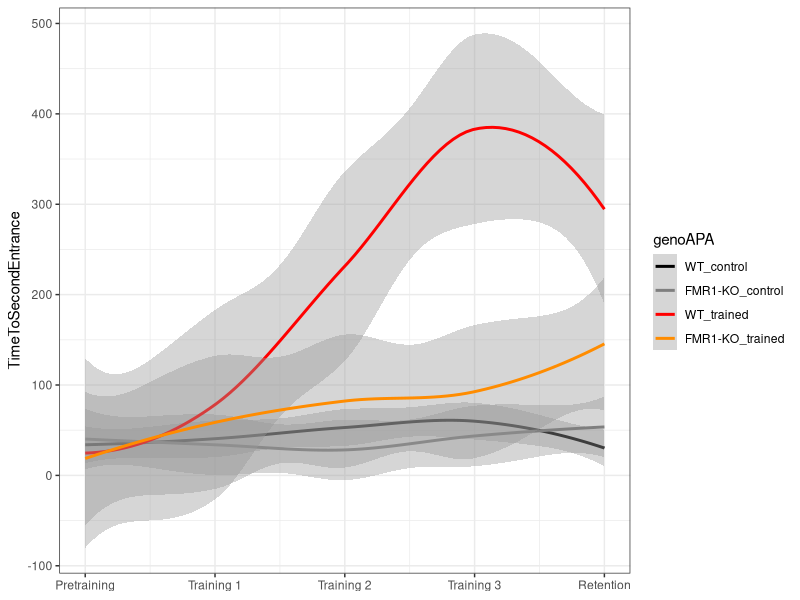
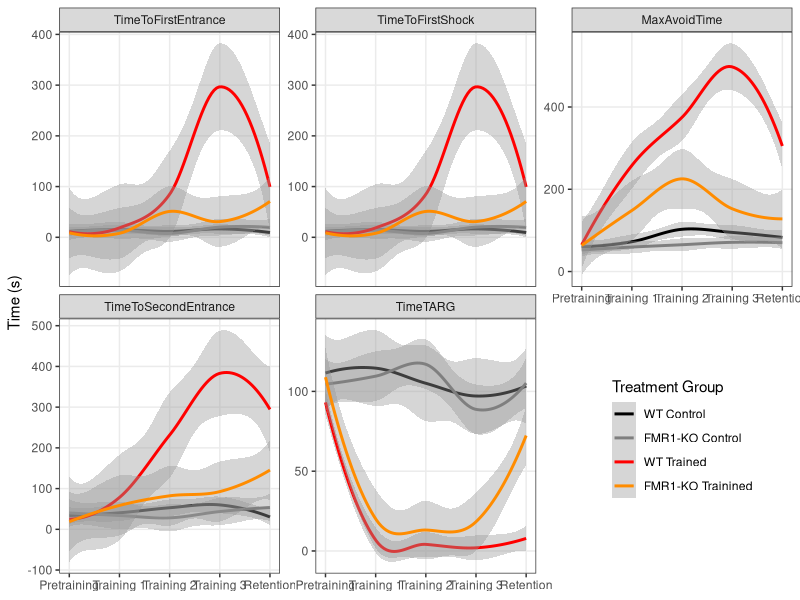
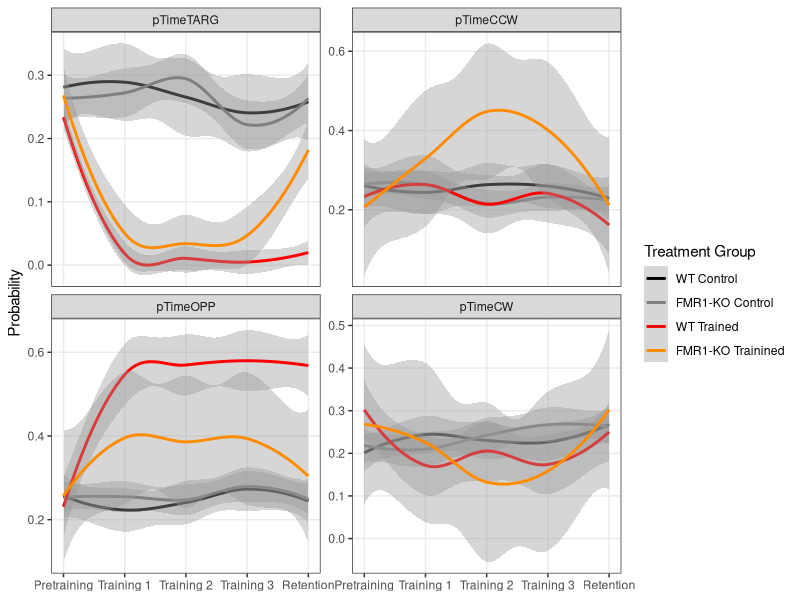
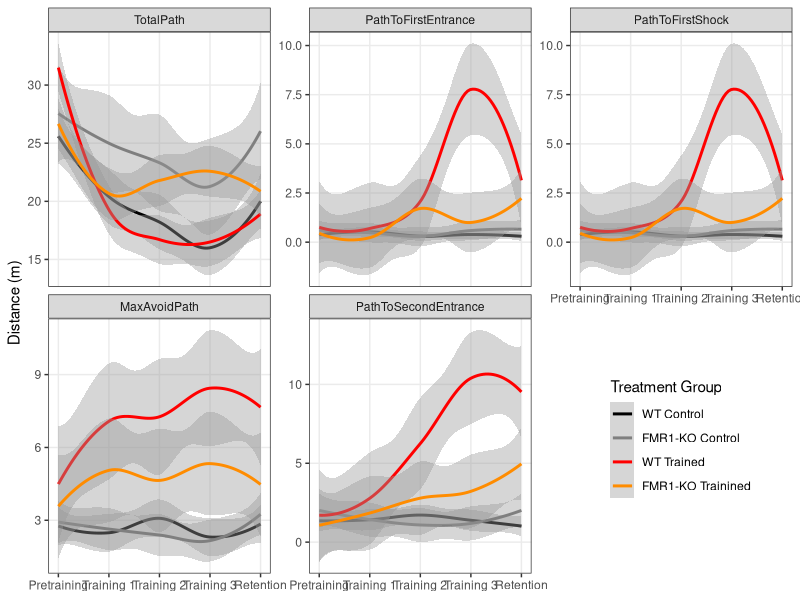
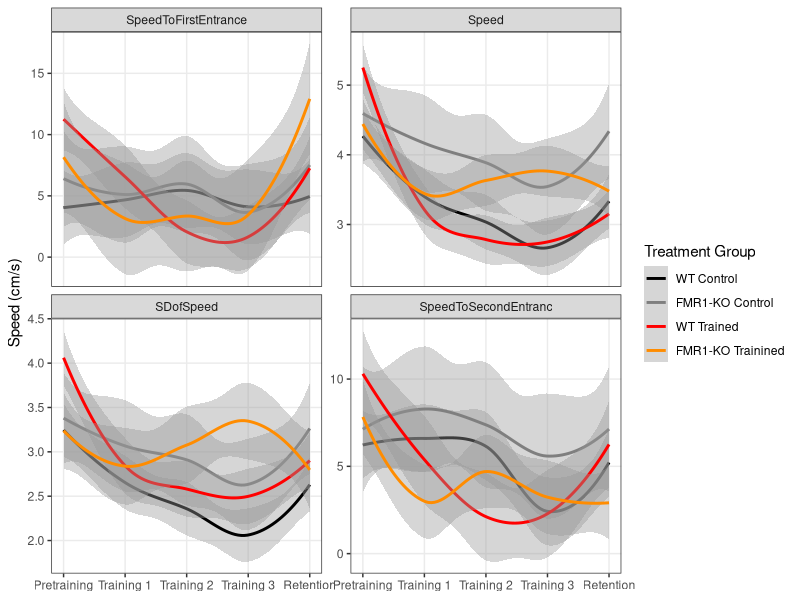
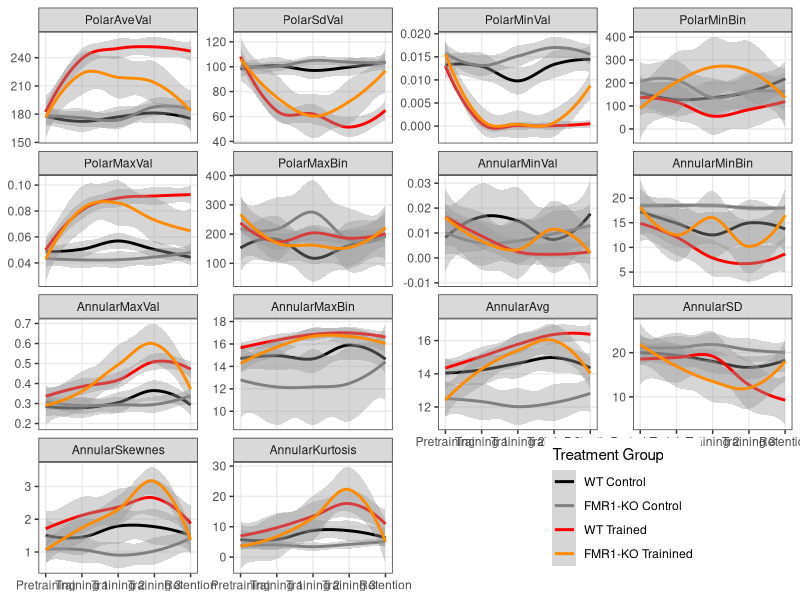
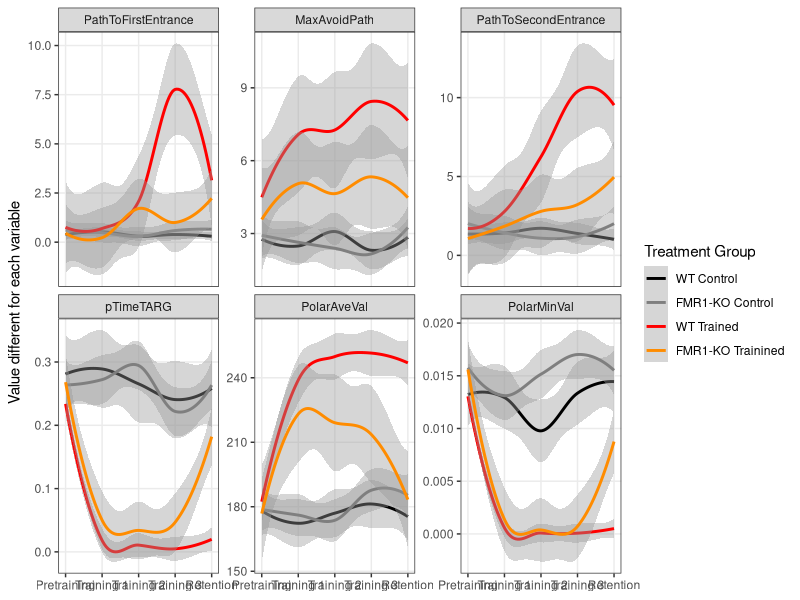
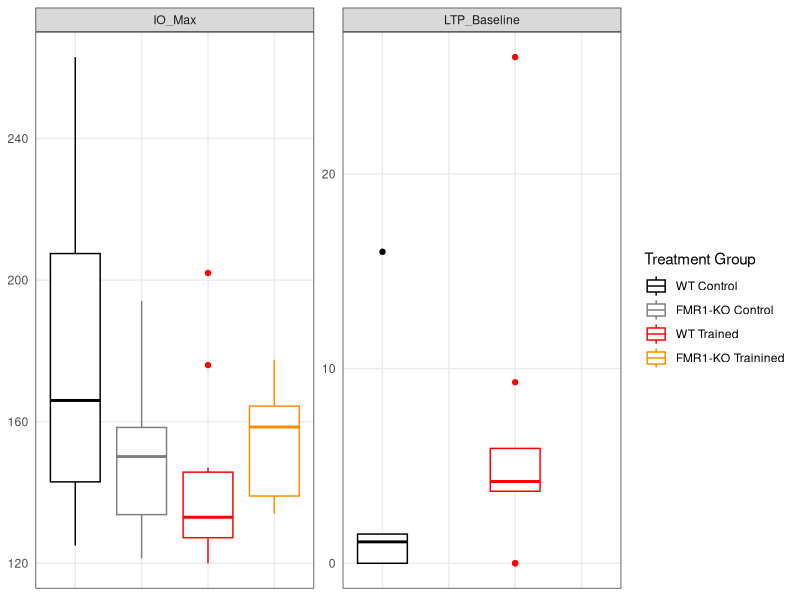

The R script that drew these images, in order: (Note: this script raises an error after producing the figures.)
# Part 1: Reading and analyzing beahvior and physiology data

## load libraries -----
library(dplyr) ## for filtering and selecting rows
library(plyr) ## for renmaing factors
library(ggplot2) ## for awesome plots!
library(reshape2) #@ for melting dataframe
library(ggdendro) ## for dendrograms!!

## wrangle the raw wt and fmr1 dataframes ----

## read the data 
setwd("~/Github/qPCR-mouse/Rayna/2013/data")
wt <- read.csv("01_WTbehavephys.csv", header=TRUE, stringsAsFactors = FALSE, na.strings = c("", "ND", "N/A"))
fmr1 <- read.csv("01_FMR1behavephys.csv", header=TRUE, stringsAsFactors = FALSE, na.strings = c("", "ND", "N/A"))

## fixing columns both fmr1 and wt are as equivilent as possible
wt$filename <- as.character(paste(wt$filename, wt$X, sep="_")) ## mgerge 2 columns 

## delete obsolete columns
wt$X <- NULL 
wt$X.1 <- NULL
fmr1$X <- NULL
wt$next. <- NULL
fmr1$next. <- NULL
fmr1$PopSpike.max........mV. <- NA  ## add column
fmr1$PospSpike.Probability <- NA  ## add column
fmr1 <- fmr1[-c(75:80), ] ## removing rows
names(wt)
names(fmr1)


## create ind column with a animal name that matches qpcr (e.g "FMR1 AB" or "BL 19")
wt$ind <- wt$filename
head(wt$ind)
wt$ind <- gsub("[[:blank:]]*bl", "BL ", wt$ind) ##removed blank space then changes bl1... to BL 1...
wt$ind <- gsub("D[[:print:]]*", "", wt$ind) ## deletes the D (for Day) and everythign thereafter
wt$ind

fmr1$ind <- fmr1$filename
fmr1$ind <- gsub("RoomTrack_", "", fmr1$ind) ##remove RommTrack_"
fmr1$ind <- gsub("fmr1", "FMR1 ", fmr1$ind) ## changes to FMR1
fmr1$ind <- gsub("frm1", "FMR1 ", fmr1$ind) ## because one was typed wrong
fmr1$ind <- gsub("wildtype", "BL ", fmr1$ind) ## that one wildtype sample name
fmr1$ind <- gsub("_[ptr][[:print:]]*", "", fmr1$ind) ##deletes the rest of the filename
fmr1$ind

## rename columns
names(wt)[3] <- "TotalTime"
names(wt)[4] <- "TotalPath"
names(wt)[5] <- "Entrances"
names(wt)[6] <- "TimeToFirstEntrance"
names(wt)[7] <- "PathToFirstEntrance"
names(wt)[8] <- "SpeedToFirstEntrance"
names(wt)[9] <- "EntrancePerDistance"
names(wt)[10] <- "TotalShocks"
names(wt)[11] <- "TimeToFirstShock"
names(wt)[12] <- "PathToFirstShock"
names(wt)[13] <- "Speed"
names(wt)[14] <- "SDofSpeed"
names(wt)[15] <- "LineArity"
names(wt)[16] <- "MaxAvoidTime"
names(wt)[17] <- "MaxAvoidPath"
names(wt)[18] <- "TimeToSecondEntrance"
names(wt)[19] <- "PathToSecondEntrance"
names(wt)[20] <- "SpeedToSecondEntranc"
names(wt)[21] <- "TimeTARG"
names(wt)[22] <- "pTimeTARG"
names(wt)[23] <- "pTimeCCW"
names(wt)[24] <- "pTimeOPP"
names(wt)[25] <- "pTimeCW"
names(wt)[26] <- "RayleigLength"
names(wt)[27] <- "RayleigAngle"
names(wt)[28] <- "PolarAveVal"
names(wt)[29] <- "PolarSdVal"
names(wt)[30] <- "PolarMinVal"
names(wt)[31] <- "PolarMinBin"
names(wt)[32] <- "MinLoBin"
names(wt)[33] <- "MinHiBin"
names(wt)[34] <- "PolarMaxVal"
names(wt)[35] <- "PolarMaxBin"
names(wt)[36] <- "MaxLoBin"
names(wt)[37] <- "MaxHiBin"
names(wt)[38] <- "AnnularMinVal"
names(wt)[39] <- "AnnularMinBin"
names(wt)[40] <- "AnnularMaxVal"
names(wt)[41] <- "AnnularMaxBin"
names(wt)[42] <- "AnnularAvg"
names(wt)[43] <- "AnnularSD"
names(wt)[44] <- "AnnularSkewnes"
names(wt)[45] <- "AnnularKurtosis"
names(wt)[46] <- "ind_bad"
names(wt)[47] <- "genotype_bad"
names(wt)[48] <- "APA"
names(wt)[49] <- "TotalLocomotorActivity"
names(wt)[50] <- "LastLocomotorActivity"
names(wt)[51] <- "TotalPunishment"
names(wt)[53] <- "LastPunishment"
names(wt)[54] <- "LastTotalEntrances"
names(wt)[55] <- "T1Retention"
names(wt)[56] <- "T2Retention"
names(wt)[57] <- "IO_Max"
names(wt)[58] <- "LTP_Baseline"
names(wt)[59] <- "LTP_Baseline_SD"
names(wt) # check all good

## do same for fmr1
names(fmr1)[3] <- "TotalTime"
names(fmr1)[4] <- "TotalPath"
names(fmr1)[5] <- "Entrances"
names(fmr1)[6] <- "TimeToFirstEntrance"
names(fmr1)[7] <- "PathToFirstEntrance"
names(fmr1)[8] <- "SpeedToFirstEntrance"
names(fmr1)[9] <- "EntrancePerDistance"
names(fmr1)[10] <- "TotalShocks"
names(fmr1)[11] <- "TimeToFirstShock"
names(fmr1)[12] <- "PathToFirstShock"
names(fmr1)[13] <- "Speed"
names(fmr1)[14] <- "SDofSpeed"
names(fmr1)[15] <- "LineArity"
names(fmr1)[16] <- "MaxAvoidTime"
names(fmr1)[17] <- "MaxAvoidPath"
names(fmr1)[18] <- "TimeToSecondEntrance"
names(fmr1)[19] <- "PathToSecondEntrance"
names(fmr1)[20] <- "SpeedToSecondEntranc"
names(fmr1)[21] <- "TimeTARG"
names(fmr1)[22] <- "pTimeTARG"
names(fmr1)[23] <- "pTimeCCW"
names(fmr1)[24] <- "pTimeOPP"
names(fmr1)[25] <- "pTimeCW"
names(fmr1)[26] <- "RayleigLength"
names(fmr1)[27] <- "RayleigAngle"
names(fmr1)[28] <- "PolarAveVal"
names(fmr1)[29] <- "PolarSdVal"
names(fmr1)[30] <- "PolarMinVal"
names(fmr1)[31] <- "PolarMinBin"
names(fmr1)[32] <- "MinLoBin"
names(fmr1)[33] <- "MinHiBin"
names(fmr1)[34] <- "PolarMaxVal"
names(fmr1)[35] <- "PolarMaxBin"
names(fmr1)[36] <- "MaxLoBin"
names(fmr1)[37] <- "MaxHiBin"
names(fmr1)[38] <- "AnnularMinVal"
names(fmr1)[39] <- "AnnularMinBin"
names(fmr1)[40] <- "AnnularMaxVal"
names(fmr1)[41] <- "AnnularMaxBin"
names(fmr1)[42] <- "AnnularAvg"
names(fmr1)[43] <- "AnnularSD"
names(fmr1)[44] <- "AnnularSkewnes"
names(fmr1)[45] <- "AnnularKurtosis"
names(fmr1)[46] <- "ind_bad"
names(fmr1)[47] <- "genotype_bad"
names(fmr1)[48] <- "APA"
names(fmr1)[49] <- "TotalLocomotorActivity"
names(fmr1)[50] <- "LastLocomotorActivity"
names(fmr1)[51] <- "TotalPunishment"
names(fmr1)[53] <- "LastPunishment"
names(fmr1)[54] <- "LastTotalEntrances"
names(fmr1)[55] <- "T1Retention"
names(fmr1)[56] <- "T2Retention"
names(fmr1)[57] <- "IO_Max"
names(fmr1)[58] <- "LTP_Baseline"
names(fmr1)[59] <- "LTP_Baseline_SD"

## add columns genotype (easier for wt df than for fmr1 df)
wt$genotype <- as.factor("WT")
fmr1$genotype <- ifelse(grepl("fmr1|frm1",fmr1$filename),'FMR1-KO','WT')
fmr1$genotype <- as.factor(fmr1$genotype)

## binding, clearning, filtering, renaming, adding conditions ----

wtfmr1 <- rbind(wt, fmr1) ## combine the datasets into one
wtfmr1 <- filter(wtfmr1, grepl("Room", filename)) ## remove non-data rows
str(wtfmr1)

## making strings factors
wtfmr1$ind <- as.factor(wtfmr1$ind)  
wtfmr1$APA <- as.factor(wtfmr1$APA) 

## making a bunch of columns numeric
wtfmr1[, c(3:45, 49:56, 58:59)] <- sapply(wtfmr1[, c(3:45, 49:56, 58:59)], as.numeric)
str(wtfmr1)

## add column session with APA information
wtfmr1$session <- ifelse(grepl("pretraining|pretrain|Hab", wtfmr1$filename), "pretraining", 
                     ifelse(grepl("training1|Train1", wtfmr1$filename), "training1",
                            ifelse(grepl("training2|Train2", wtfmr1$filename), "training2",
                                   ifelse(grepl("training3|Train3", wtfmr1$filename), "training3",
                                          ifelse(grepl("retention|reten|Retest", wtfmr1$filename), "retention", "NA")))))
wtfmr1$session  ## check that all names good with no NAs                                 
wtfmr1$session <- as.factor(wtfmr1$session)  
wtfmr1$session <- factor(wtfmr1$session, levels = c("pretraining", "training1", "training2", "training3", "retention"))

### separate out the summary columns and clean up / wrangle ----
summary <- filter(wtfmr1, session == "retention")
summary <- summary[c(60:61,48,62,49:59,1)] #select and reorder columns, so animal first
names(summary)
str(summary)

## rename APA to match qpcr data
summary$APA <- revalue(summary$APA, c("untrained" = "control")) 
summary$APA <- factor(summary$APA, levels = c("control", "trained"))
summary$APA

## making a bunch of columns numeric
summary$IO_Max <- gsub("%", "", summary$IO_Max) #remove the percent sign
summary[, c(5:15)] <- sapply(summary[, c(5:15)], as.numeric)

## create genoAPA column
summary$genoAPA <- summary$genoAPA <- as.factor(paste(summary$genotype,summary$APA, sep="_"))
summary$genoAPA <- factor(summary$genoAPA, levels = c("WT_control", "FMR1-KO_control", "WT_trained", "FMR1-KO_trained"))
summary$genoAPA

### improve indiviual session dataframe ----
str(wtfmr1)
wtfmr1 <- wtfmr1[c(60:61,62,1:45)]  # removes summary columns

##create APA dataframe to add APA to wtfrm1
APA <-  summary[c(1:3)] 
wtfmr1 <- left_join(wtfmr1,APA) 
tail(wtfmr1)

## create columns for genotype*APA, genotype*APA*session, and genotype*APA*session*IND
wtfmr1$genoAPA <- wtfmr1$genoAPA <- as.factor(paste(wtfmr1$genotype,wtfmr1$APA, sep="_"))
wtfmr1$genoAPA <- factor(wtfmr1$genoAPA, levels = c("WT_control", "FMR1-KO_control", "WT_trained", "FMR1-KO_trained"))
wtfmr1$genoAPAsession <- as.factor(paste(wtfmr1$genoAPA, wtfmr1$session, sep="_")) #create genoAPAsession column
wtfmr1$genoAPAsessionInd <- as.factor(paste(wtfmr1$genoAPAsession, wtfmr1$ind, sep="_")) #create genoAPAsessionInd column
head(wtfmr1)
names(wtfmr1)

# reorders dataframe
wtfmr1 <- wtfmr1[c(1:3,5,4,51:52,6:50)]  

### melt the wtfmr1 df to make long for graphics
wtfmr1_long <- melt(wtfmr1, id=c("ind","genotype", "APA", "session", "genoAPA", "genoAPAsession", "genoAPAsessionInd", "filename"))
wtfmr1_long$value <- as.numeric(wtfmr1_long$value)
str(wtfmr1_long)

### Beahvior ggplots!!! -----
## create the color palette
FentonPalette <- c('black','grey50','red','darkorange')

## basic format to behavior of 4 groups by session stat smooth
ggplot(data=wtfmr1, aes(as.numeric(x=session), y=TimeToSecondEntrance, color=genoAPA)) + 
  stat_smooth() + theme_bw() + scale_colour_manual(values=FentonPalette) + 
  scale_x_continuous(name =NULL, 
                     labels=c("1" = "Pretraining", "2" = "Training 1", 
                              "3" = "Training 2", "4" = "Training 3", "5" = "Retention"))

## Plots of time in seconds: saved as 1_TimeMeasures
wtfmr1_long %>% 
  filter(grepl("Time", variable)) %>% 
  filter(!grepl("TotalTime|pTime", variable)) %>% 
  ggplot(aes(as.numeric(x=session), y=value, color=genoAPA)) +
  stat_smooth() + facet_wrap(~variable, scales = "free_y") +
  scale_y_continuous(name="Time (s)") + 
  scale_x_continuous(name =NULL, 
                     labels=c("1" = "Pretraining", "2" = "Training 1", 
                              "3" = "Training 2", "4" = "Training 3", "5" = "Retention")) +
  scale_colour_manual(values=FentonPalette, name="Treatment Group",
                      labels=c("WT Control", "FMR1-KO Control", "WT Trained", "FMR1-KO Trainined")) +
  theme_bw() + 
  theme(panel.grid.minor = element_blank(), legend.position = c(0.85, 0.25))

## Plots of pTime (probability): saved as 1_TimeProbability
wtfmr1_long %>% filter(grepl("pTime", variable)) %>% 
  ggplot(aes(as.numeric(x=session), y=value, color=genoAPA)) +
  stat_smooth() + facet_wrap(~variable, scales = "free_y") +
  scale_y_continuous(name="Probability") + 
  scale_x_continuous(name =NULL, 
                     labels=c("1" = "Pretraining", "2" = "Training 1", 
                              "3" = "Training 2", "4" = "Training 3", "5" = "Retention")) +
  scale_colour_manual(values=FentonPalette, name="Treatment Group",
                      labels=c("WT Control", "FMR1-KO Control", "WT Trained", "FMR1-KO Trainined")) +
  theme_bw() + 
  theme(panel.grid.minor = element_blank())

## Plots of path (distance): saved as 1_Path
wtfmr1_long %>% filter(grepl("Path", variable)) %>% 
  ggplot(aes(as.numeric(x=session), y=value, color=genoAPA)) +
  stat_smooth() + facet_wrap(~variable, scales = "free_y") +
  scale_y_continuous(name="Distance (m)") + 
  scale_x_continuous(name =NULL, 
                     labels=c("1" = "Pretraining", "2" = "Training 1", 
                              "3" = "Training 2", "4" = "Training 3", "5" = "Retention")) +
  scale_colour_manual(values=FentonPalette, name="Treatment Group",
                      labels=c("WT Control", "FMR1-KO Control", "WT Trained", "FMR1-KO Trainined")) +
  theme_bw() + 
  theme(panel.grid.minor = element_blank(), legend.position = c(0.85, 0.25))

## Plots of speed: saved as 1_Speed
wtfmr1_long %>% 
  filter(grepl("Speed|speed", variable))%>% 
  ggplot(aes(as.numeric(x=session), y=value, color=genoAPA)) +
  stat_smooth() + facet_wrap(~variable, scales = "free_y") +
  scale_y_continuous(name="Speed (cm/s)") + 
  scale_x_continuous(name =NULL, 
                     labels=c("1" = "Pretraining", "2" = "Training 1", 
                              "3" = "Training 2", "4" = "Training 3", "5" = "Retention")) +
  scale_colour_manual(values=FentonPalette, name="Treatment Group",
                      labels=c("WT Control", "FMR1-KO Control", "WT Trained", "FMR1-KO Trainined")) +
  theme_bw() + 
  theme(panel.grid.minor = element_blank())

## Other Plots of speed: Rayleight, Polar, Annular Stuff : Saved as 1-Other
wtfmr1_long %>% 
  filter(grepl("Rayleigh|Polar|Annular", variable)) %>% 
  ggplot(aes(as.numeric(x=session), y=value, color=genoAPA)) +
  stat_smooth() + facet_wrap(~variable, scales = "free_y") +
  scale_y_continuous(name=NULL) + 
  scale_x_continuous(name =NULL, 
                     labels=c("1" = "Pretraining", "2" = "Training 1", 
                              "3" = "Training 2", "4" = "Training 3", "5" = "Retention")) +
  scale_colour_manual(values=FentonPalette, name="Treatment Group",
                      labels=c("WT Control", "FMR1-KO Control", "WT Trained", "FMR1-KO Trainined")) +
  theme_bw() + 
  theme(panel.grid.minor = element_blank(),legend.position = c(0.775, 0.125))

### Favorite that show leanring diffs
## saved as 1-behaviorplots
wtfmr1_long %>% 
  filter(grepl("pTimeTARG|PolarAveVal|PolarMinVal|MaxAvoidPath|PathToFirstEntrance|PathToSecondEntrance", variable))%>% 
  ggplot(aes(as.numeric(x=session), y=value, color=genoAPA)) +
  stat_smooth() + facet_wrap(~variable, scales = "free_y") +
  scale_y_continuous(name="Value different for each variable") + 
  scale_x_continuous(name =NULL, 
                     labels=c("1" = "Pretraining", "2" = "Training 1", 
                              "3" = "Training 2", "4" = "Training 3", "5" = "Retention")) +
  scale_colour_manual(values=FentonPalette, name="Treatment Group",
                      labels=c("WT Control", "FMR1-KO Control", "WT Trained", "FMR1-KO Trainined")) +
  theme_bw() + 
  theme(panel.grid.minor = element_blank())


### Electrophysiology melting and graphing!!! ---- 

## first, melt the data
summary_long <- melt(summary, id=c("ind","genotype", "APA", "session", "filename", "genoAPA"))
summary_long$value <- as.numeric(summary_long$value)
str(summary_long)

## plot all the summary_long data!: saved as 1-SummaryValues
summary_long %>%
  filter(grepl("IO_Max|LTP_Baseline", variable))%>% 
  filter(!grepl("LTP_Baseline_SD", variable))%>% 
  ggplot(aes(x=genoAPA, y=value, color=genoAPA)) +
  geom_boxplot() +  facet_wrap(~variable, scales = "free_y") +
  theme_bw() +
  scale_y_continuous(name=NULL) + 
  scale_x_discrete(name=NULL) + 
  scale_colour_manual(values=FentonPalette, name="Treatment Group",
                      labels=c("WT Control", "FMR1-KO Control", "WT Trained", "FMR1-KO Trainined")) +
  theme_bw() + 
  theme(panel.grid.minor = element_blank(),
        axis.text.x = element_blank(), 
        axis.ticks = element_blank())

### Correlation plot 1 : all data for individuals ----

## first, make the data a matrix with genoAPAsessionInd as the row names
wtfmr1_matrix <- wtfmr1    #create new dataframe
rownames(wtfmr1_matrix) <- wtfmr1_matrix$genoAPAsessionInd     # set $genoAPAsessionInd as rownames
names(wtfmr1_matrix)
wtfmr1_matrix <- wtfmr1_matrix[-c(1:8,51:52)] #delete all non-numeric columns and TotalTime
head(wtfmr1_matrix)
str(wtfmr1_matrix)

## next, compute a correlation matrix and melt
wtfmrt_cormat <- round(cor(wtfmr1_matrix),2) # compute correlations
wtfmrt_cormatlong <- melt(wtfmrt_cormat) # melt
head(wtfmrt_cormatlong)

## heatmap NOT clustered!!! # Saved as 1-beahvheatmap-ind
ggplot(data = wtfmrt_cormatlong, aes(x=X1, y=X2, fill=value)) + 
  geom_tile(color = "white")+
  scale_fill_gradient2(low = "turquoise4", high = "tan4", mid = "white", 
                       midpoint = 0, limit = c(-1,1), space = "Lab", 
                       name="Pearson\nCorrelation") +
  theme_minimal()+ # minimal theme
  theme(axis.text.x = element_text(angle = 45, vjust = 1, 
                                   size = 10, hjust = 1)) +
  scale_x_discrete(name="") +
  scale_y_discrete(name="") 

col <- colorRampPalette(c("turquoise4", "white", "tan4"))(n = 299)
heatmap.2(wtfmrt_cormat, col=col, 
          density.info="none", trace="none", dendrogram=c("row"), 
          symm=F,symkey=T,symbreaks=T, scale="none")
          #cellnote = wtfmrt_cormat, notecol="black")


### Correlation plot 2 : data averaged first by group ----

## create matrix with genoAPAsession average values
wtfmr1_matrix_avg <- wtfmr1    #create new dataframe
names(wtfmr1_matrix_avg)
wtfmr1_matrix_avg <- wtfmr1_matrix_avg[-c(1:5,7:8,51:52)] #delete TotalTime and non-numeric columns EXCEPT genoAPAsession

wtfmr1_matrix_avg <- wtfmr1_matrix_avg %>% 
  group_by(genoAPAsession) %>%
  dplyr::summarise_each(funs(mean))
wtfmr1_matrix_avg <- as.data.frame(wtfmr1_matrix_avg)
rownames(wtfmr1_matrix_avg) <- wtfmr1_matrix_avg$genoAPAsession  # set $genoAPAsession as rownames
wtfmr1_matrix_avg[1] <- NULL
head(wtfmr1_matrix_avg)

## next, compute a correlation matrix and melt
wtfmr1_matrix_avg_cormat <- round(cor(wtfmr1_matrix_avg),2) # compute correlations
head(wtfmr1_matrix_avg_cormat)
wtfmr1_matrix_avg_cormatlong <- melt(wtfmr1_matrix_avg_cormat) # melt
head(wtfmr1_matrix_avg_cormatlong)

## heatmap clustered!!! # Saved as 1-heatmap-group
ggplot(data = wtfmr1_matrix_avg_cormatlong, aes(x=X1, y=X2, fill=value)) + 
  geom_tile(color = "white")+
  scale_fill_gradient2(low = "turquoise4", high = "tan4", mid = "white", 
                       midpoint = 0, limit = c(-1,1), space = "Lab", 
                       name="Pearson\nCorrelation") +
  theme_minimal()+ # minimal theme
  theme(axis.text.x = element_text(angle = 45, vjust = 1, 
                                   size = 10, hjust = 1)) +
  scale_x_discrete(name="") +
  scale_y_discrete(name="") 

heatmap.2(wtfmr1_matrix_avg_cormat, col=col, 
          density.info="none", trace="none", dendrogram=c("row"), 
          symm=F,symkey=T,symbreaks=T, scale="none")


### Not used but useful single plots ----

## simple box plot faceted by genotype colored by genotype
ggplot(data = wtfmr1, aes(x = session, y = TimeToFirstEntrance, fill=genoAPA)) +
  geom_boxplot() + facet_wrap( ~ genoAPA)
## simple box plot colored by genotype
ggplot(data = wtfmr1, aes(x = session, y = TimeToSecondEntrance, by=genoAPA, fill=genoAPA)) +
  geom_boxplot()
## line plots for every individual shown individually
ggplot(data=wtfmr1, aes(as.numeric(x=session), y=PathToSecondEntrance, by=ind, color=genoAPA)) +
  geom_line() + facet_wrap( ~ ind)
## line plots for every individual shown by group
ggplot(data=wtfmr1, aes(as.numeric(x=session), y=TimeToSecondEntrance, by=ind, color=genoAPA)) +
  geom_line() + facet_wrap( ~ genoAPA)
## line plots for every individual shown by group colored by individual
ggplot(data=wtfmr1, aes(as.numeric(x=session), y=PathToSecondEntrance, by=ind, color=ind)) +
  geom_line() + facet_wrap(~ genoAPA) 

## Time to 2nd entrance of 4 groups by session stat smooth
ggplot(data=wtfmr1, aes(as.numeric(x=session), y=TimeToSecondEntrance, color=genoAPA)) + 
  stat_smooth() + # plots line with confidence interval
  scale_y_continuous(name="Time to 2nd Entrance (s)") + # renames x axis
  scale_x_continuous(name =NULL, #removed y axis label
                     labels=c("1" = "Pretraining", "2" = "Training 1",  # renmaes x axis labeles
                              "3" = "Training 2", "4" = "Training 3", "5" = "Retention")) +
  scale_colour_manual(values=FentonPalette, name="Treatment Group", # says use color palete, rename legend
                      labels=c("WT Control", "FMR1-KO Control", "WT Trained", "FMR1-KO Trainined")) + 
  theme_bw() # removes grey background

## some statistics ----
lm1 = lm(data=wtfmr1, TimeToSecondEntrance~genoAPA+session+genoAPA:session)
summary(lm1)
xtabs(data=wtfmr1, ~genoAPA+session)
anova(lm1)
